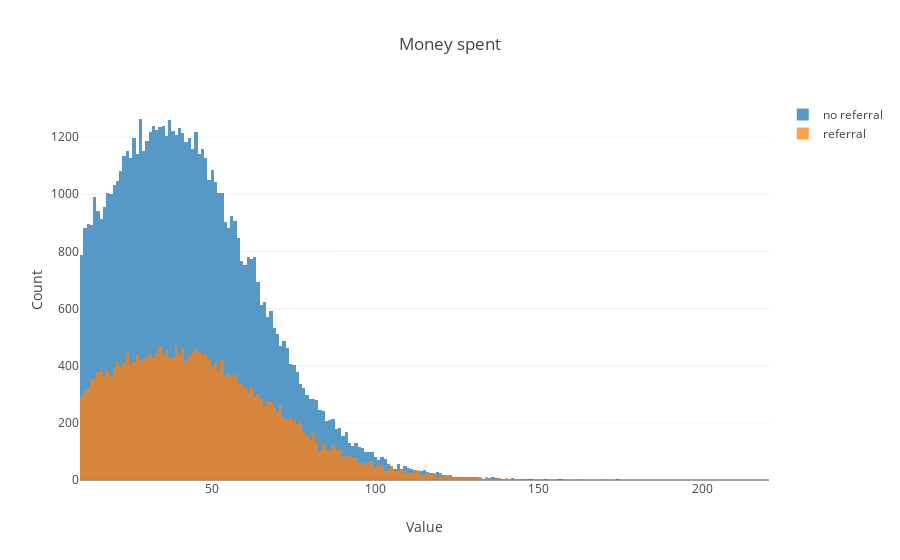

Notebook source saved alongside this figure:
### Code cell
x0 = df[df['is_referral']==0]['money_spent']
x1 = df[df['is_referral']==1]['money_spent']

trace1 = Histogram(x=x0, opacity=0.75, name='no referral')
trace2 = Histogram(x=x1, opacity=0.75, name='referral')

data = [trace1, trace2]
layout = Layout(
    title='Money spent',
    xaxis=dict(
        title='Value'
    ),
    yaxis=dict(
        title='Count'
    ),
    barmode='overlay'
)
fig = Figure(data=data, layout=layout)

offline.iplot(fig)

### Figure 1 — Plotly figure (JSON) as saved in the notebook; plotly's stock layout.template omitted (floating-point values rounded to 4 significant figures; data arrays with more than 128 entries replaced by an {"elided": "..."} marker saying what was removed)
{"data": [{"name": "no referral", "opacity": 0.75, "type": "histogram", "x": {"elided": "69324 int values"}}, {"name": "referral", "opacity": 0.75, "type": "histogram", "x": {"elided": "28017 int values"}}], "layout": {"barmode": "overlay", "title": "Money spent", "xaxis": {"title": "Value"}, "yaxis": {"title": "Count"}}}
